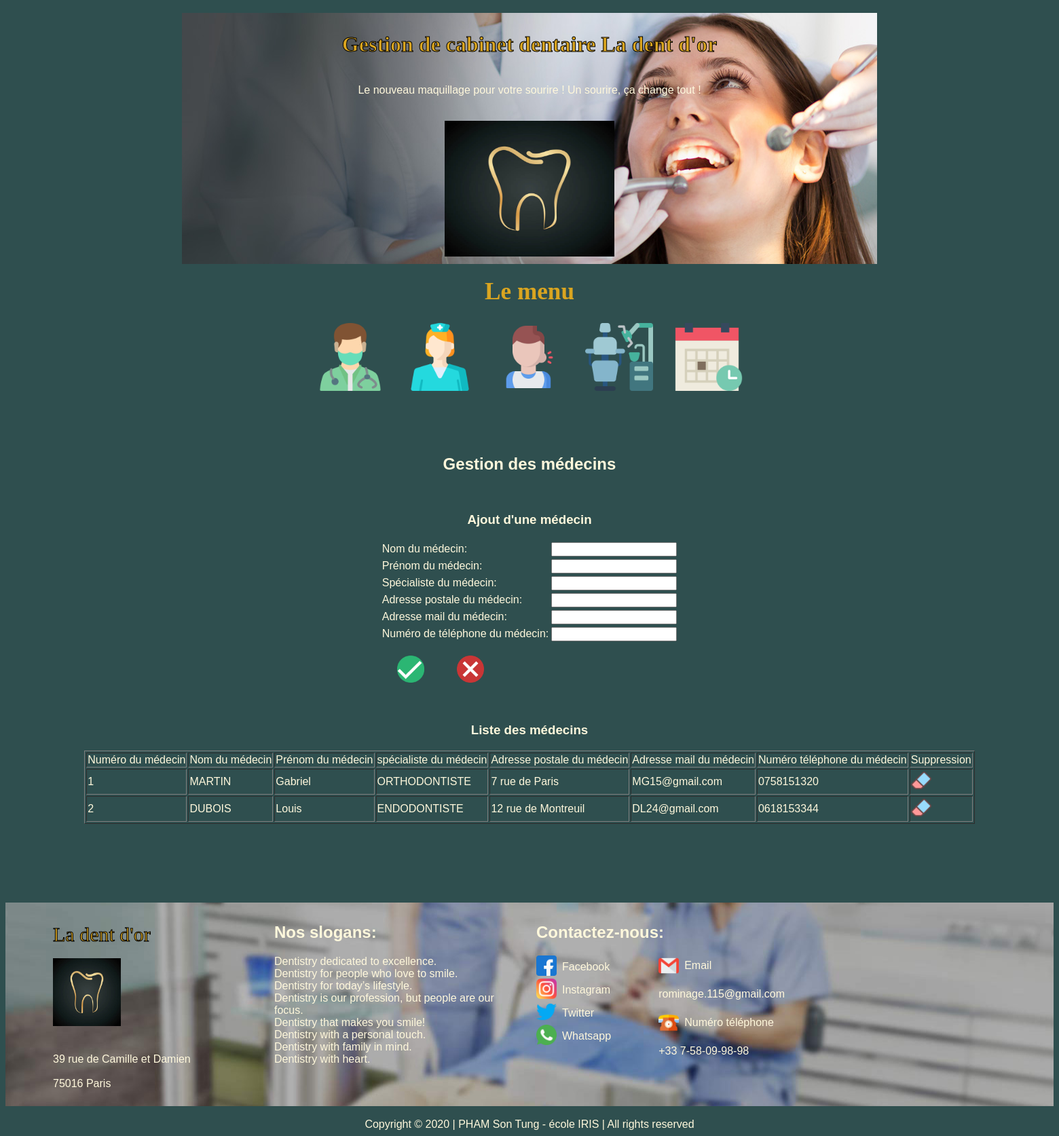
/index.php?page=1, run on the app's committed database.
### tables this page shows
create table medecin
		(numM int(3) not null auto_increment,
			nomM varchar(50),
			prenomM varchar(50),
			specialiste varchar(50),
			adresse varchar(70),
			email varchar(70),
			tel varchar(10),
		primary key(numM)
		);

### fonction.php (called while the page is built, shortened)
<?php
	function connextion()
	{
		$con = mysqli_connect("localhost", "root", "", "dentaire");
		return $con;
	}
	function selectAllMedecin ()
	{
		$con = connextion();
		if($con != null)
		{
			$requette ="select * from medecin;";
			$resultats = mysqli_query ($con, $requette);
			return $resultats;
		}
	}

### medecin.php (the view, shortened to what this page needs)
<br/><br/><br/><br/>
<h2> Gestion des médecins </h2>
<br>
<h3>Ajout d'une médecin</h3>
<form method="post" action ="">
<table border =0>
<tr><td>Nom du médecin:</td>
	<td><input type="text" name="nomM"></td>
</tr>
<tr><td>Prénom du médecin:</td>
	<td><input type="text" name="prenomM"></td>
</tr>
<tr><td>Spécialiste du médecin:</td>
	<td><input type="text" name="specialiste"></td>
</tr>
<tr><td>Adresse postale du médecin:</td>
	<td><input type="text" name="adresse"></td>
</tr>
<tr><td>Adresse mail du médecin:</td>
	<td><input type="text" name="email"></td>
</tr>
<tr><td>Numéro de téléphone du médecin:</td>
	<td><input type="text" name="tel"></td>
</tr>
<tr><td>
	<div class="dropdown">
  		<button type="submit" name="Valider" value="Valider" style="border: 0; background: transparent">
  				<img src="images/valider.png" width="40" height="40" alt="submit" />
   			 </button>
	</div>
	<div class="dropdown">
  		<button type="reset" name="annuler" value="annuler" style="border: 0; background: transparent">
  				<img src="images/annuler.png" width="40" height="40" alt="reset" />
   			 </button>
	</div>
</table>
</form>
<br/>
<h3>Liste des médecins </h3>
<table border=1>
<tr><td>Numéro du médecin</td>
	<td>Nom du médecin</td>
	<td>Prénom du médecin</td>
	<td>spécialiste du médecin</td>
	<td>Adresse postale du médecin</td>
	<td>Adresse mail du médecin</td>
	<td>Numéro téléphone du médecin</td>
	<td>Suppression</td>
</tr>
	<?php
		$lesMedecins = selectAllMedecin();
		foreach ($lesMedecins as $unMedecin)
		{
			echo "<tr>  <td>".$unMedecin['numM']." </td>
						<td>".$unMedecin['nomM']." </td>
						<td>".$unMedecin['prenomM']." </td>
						<td>".$unMedecin['specialiste']." </td>
						<td>".$unMedecin['adresse']." </td>
						<td>".$unMedecin['email']." </td>
						<td>".$unMedecin['tel']." </td>
						<td> <a href='index.php?page=1&numM=".$unMedecin['numM']."'>
							<img src = 'images/suprimer.png' width='30' height='30'>
							</a> </td>
				</tr>";
		}
	?>
</table>

### index.php (shortened to what this page needs)
<?php
	require_once("fonction.php")
?>
<!DOCTYPE html>
<html>
<head>
</head>
<body>
<center>
<header>
	<br><h1> Gestion de cabinet dentaire La dent d'or</h1> <br>
<marquee> Le nouveau maquillage pour votre sourire !																			 Un sourire, ça change tout  !</marquee>  <br> <br/>
<float><img class="a" src="images/logo.png" width="250" height="200" onclick="scrollTo()" > <br><br> </float>
</header>
<h4>Le menu</h4>
<div class="menu">
	<div class="dropdown" > <a href="index.php?page=1" onclick="bodyfunction()">
	<div id="dropdown1" onmouseover="bigImg(this)" onmouseout="smallImg(this)">
	<img src="images/medecin.png" width="100" height="100">
		  </div>
		  </a>
	</div>
<div class="dropdown">
<a href="index.php?page=2">
<div id="dropdown2" onmouseover="bigImg(this)" onmouseout="smallImg(this)">
	<img src="images/asisstant.png" width="100" height="100" >
 </div>
 </a>
</div>
<div class="dropdown">
<a href="index.php?page=3">
<div id="dropdown3" onmouseover="bigImg(this)" onmouseout="smallImg(this)">
<img src="images/patient.png" width="100" height="100">
		  </div>
		  </a>
	</div>
<div class="dropdown">
<a href="index.php?page=4">
	<div id="dropdown4" onmouseover="bigImg(this)" onmouseout="smallImg(this)">
	<img src="images/salle.png" width="100" height="100">
		  </div>
		  </a>
	</div>
<div class="dropdown">
<a href="index.php?page=5">
<div id="dropdown5" onmouseover="bigImg(this)" onmouseout="smallImg(this)">
<img src="images/consultation.png" width="100" height="100">
		  </div>
		  </a>
	</div>
</div>
<?php
if (isset($_GET['page']))
{
	$page = $_GET['page'];
}
else {$page=0;}
switch ($page)
{
	case 1: require_once("medecin.php");break;
}
?>
<br></br>
</center>
<footer id="footer">
	<div class="row">
		 	<div class="column" style=>
   				 <div class="left_footer">
						<div class="footer_titre">La dent d'or</div> <br>
							<div class="logo_footer"><img src="images/logo.png" width="100" height="100"></div> <br><br>
							<div class="adresse_footer"><div> 39 rue de Camille et Damien </div> <br>
														<div> 75016 Paris </div> <br> <br>
							</div>
 				</div>
 			</div>
 			<div class="column">
    			<h2>Nos slogans:</h2>
   				 <p>Dentistry dedicated to excellence. <br>
					Dentistry for people who love to smile. <br>
					Dentistry for today’s lifestyle. <br>
					Dentistry is our profession, but people are our focus. <br>
					Dentistry that makes you smile! <br>
					Dentistry with a personal touch. <br>
					Dentistry with family in mind. <br>
					Dentistry with heart.</p>
  			</div>
				<div class="column">
    			<h2>Contactez-nous:</h2>
				<div class="col">
   				<div>
				   <div class="info">
   				 	 	<a href="https://www.facebook.com/Yellow.Pig.95/" target="_blank"> <img src="images/footer/facebook.png" width="30" height="30" title="Entrer notre page Facebook" style="margin-right:8px;"></a> Facebook <br>
					</div>
					<div class="info">
						<a href="https://www.instagram.com/phamsontung05111995leslilas/" target="_blank"><img src="images/footer/instagram.png" width="30" height="30" title="Entrer notre page Instagram" style="margin-right:8px;"></a> Instagram<br>
					</div>
					<div class="info">
						<a href="https://twitter.com/realdonaldtrump" target="_blank"><img src="images/footer/twitter.png" width="30" height="30" title="Entrer notre page Twitter" style="margin-right:8px;"></a> Twitter<br>
   				 	</div>
					<div class="info">
						<a href="https://www.whatsapp.com/download" target="_blank"><img src="images/footer/whatsapp.png" width="30" height="30" title="Connecter avec notre Whatsapp" style="margin-right:8px;"></a> Whatsapp<br>
					</div>
				   </div>
   				 <div>
					<div class="info">
   				 	 	 <img src="images/footer/gmail.png" width="30" height="30" title="Voir notre Email" style="margin-right:8px;"> Email <br>
					</div> <br> rominage.115@gmail.com<br><br>
					<div class="info">
   				 	     <img src="images/footer/phone.png" width="30" height="30" title="Vore notre numéro téléphone"style="margin-right:8px;"> <span>Numéro téléphone</span> <br>
					 </div> <br>+33 7-58-09-98-98
 		    	</div>
 		    	 </div>
 		    </div>
			<div class="column">
   			<iframe align="right" id="google-map" src="https://www.google.com/maps/embed?pb=!1m18!1m12!1m3!1d2623.597344242108!2d2.2911667152085475!3d48.88495207929011!2m3!1f0!2f0!3f0!3m2!1i1024!2i768!4f13.1!3m3!1m2!1s0x47e66f91aa85bfb1%3A0xca6c403c8e457b76!2sSchool%20Iris!5e0!3m2!1svi!2sfr!4v1582714615209!5m2!1svi!2sfr" width="250" height="250" frameborder="1" style="border:0" allowfullscreen></iframe>
 			</div>
	</div>
</footer>
<br>
<center>Copyright © 2020 | PHAM Son Tung - école IRIS | All rights reserved</center>
</body>
</html>

### index.php (style rules this page uses)
html { scroll-behavior: smooth; }
html, body { height: auto }
body { background: #2F4F4F; color :#FFF8DC; font-family: arial; }
h1 { color: #DAA520; font-family: verdana; -webkit-text-stroke-width: 1px; -webkit-text-stroke-color: black; }
h4 { transform: scale(2.2); }
h4 { color:#DAA520; font-family: verdana; }
header { background-image: url("images/header.png"); background-repeat: no-repeat; background-size: auto; background-position: center; }
.dropdown { position: relative; display: inline-block; margin: 1rem; }
footer { background-image: url("images/footer.png"); background-repeat: no-repeat; background-size: auto; background-position: center; display: flow-root; }
div.left_footer { position: relative; margin-top: 20px; margin-left: 60px; }
div.footer_titre { color: #DAA520; font-family: verdana; -webkit-text-stroke-width: 1px; -webkit-text-stroke-color: black; font-size: 30px; }
* { box-sizing: border-box; }
.column { float: left; width: 25%; padding: 10px; height: 300px; }
.menu { display: inline-flex; }
#footer { margin-top: 5rem; }
.col { display: flex; flex-direction: row; justify-content: space-between; }
.info { display: flex; align-items:center; }

### data on the page
medecin: numM "1", nomM "MARTIN", prenomM "Gabriel", specialiste "ORTHODONTISTE", adresse "7 rue de Paris", email "MG15@gmail.com", tel "0758151320"
medecin: numM "2", nomM "DUBOIS", prenomM "Louis", specialiste "ENDODONTISTE", adresse "12 rue de Montreuil", email "DL24@gmail.com", tel "0618153344"
